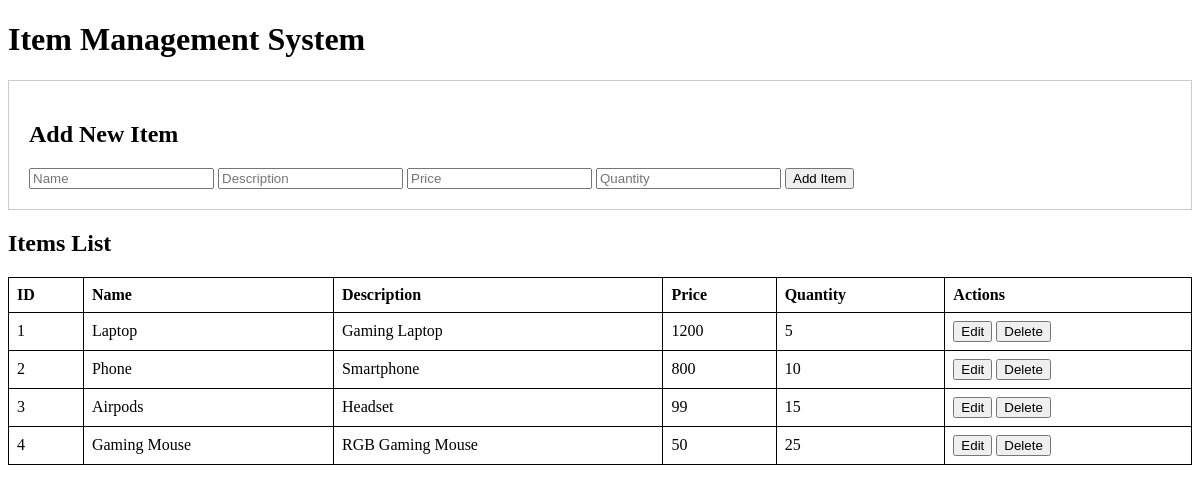
The page / on the database its author committed.
### models.py (models this page shows)
class Item(Base):
    __tablename__ = "items"
    id = Column(Integer, primary_key=True, index=True)
    name = Column(String, index=True)
    description = Column(String)
    price = Column(Integer)
    quantity = Column(Integer)

### main.py (the view)
@app.get("/")
async def home(request: Request, db: Session = Depends(get_db)):
    try:
        logger.info("Accessing home page")
        items = db.query(models.Item).all()
        return templates.TemplateResponse("index.html", {"request": request, "items": items})
    except SQLAlchemyError as e:
        logger.error(f"Database error in home route: {str(e)}")
        raise HTTPException(
            status_code=status.HTTP_503_SERVICE_UNAVAILABLE,
            detail="Database service unavailable"
        )
    except Exception as e:
        logger.error(f"Unexpected error in home route: {str(e)}")
        raise HTTPException(
            status_code=status.HTTP_500_INTERNAL_SERVER_ERROR,
            detail="Internal server error"
        )

### templates/index.html (shortened to what this page needs)
<!DOCTYPE html>
<html>
<head>
</head>
<body>
    <h1>Item Management System</h1>
    <div class="form-container">
        <h2>Add New Item</h2>
        <form id="addItemForm">
            <input type="text" id="name" placeholder="Name" required>
            <input type="text" id="description" placeholder="Description" required>
            <input type="number" id="price" placeholder="Price" required>
            <input type="number" id="quantity" placeholder="Quantity" required>
            <button type="submit">Add Item</button>
        </form>
    </div>
    <h2>Items List</h2>
    <table>
        <thead>
            <tr>
                <th>ID</th>
                <th>Name</th>
                <th>Description</th>
                <th>Price</th>
                <th>Quantity</th>
                <th>Actions</th>
            </tr>
        </thead>
        <tbody>
            {% for item in items %}
            <tr>
                <td>{{ item.id }}</td>
                <td>{{ item.name }}</td>
                <td>{{ item.description }}</td>
                <td>{{ item.price }}</td>
                <td>{{ item.quantity }}</td>
                <td>
                    <button onclick="editItem({{ item.id }})">Edit</button>
                    <button onclick="deleteItem({{ item.id }})">Delete</button>
                </td>
            </tr>
            {% endfor %}
        </tbody>
    </table>
</body>
</html>

### templates/index.html (style rules this page uses)
table { width: 100%; border-collapse: collapse; }
th, td { border: 1px solid black; padding: 8px; text-align: left; }
.form-container { margin: 20px 0; padding: 20px; border: 1px solid #ccc; }

### rows shown on the page
Item: id "1", name "Laptop", description "Gaming Laptop", price "1200", quantity "5"
Item: id "2", name "Phone", description "Smartphone", price "800", quantity "10"
Item: id "3", name "Airpods", description "Headset", price "99", quantity "15"
Item: id "4", name "Gaming Mouse", description "RGB Gaming Mouse", price "50", quantity "25"
